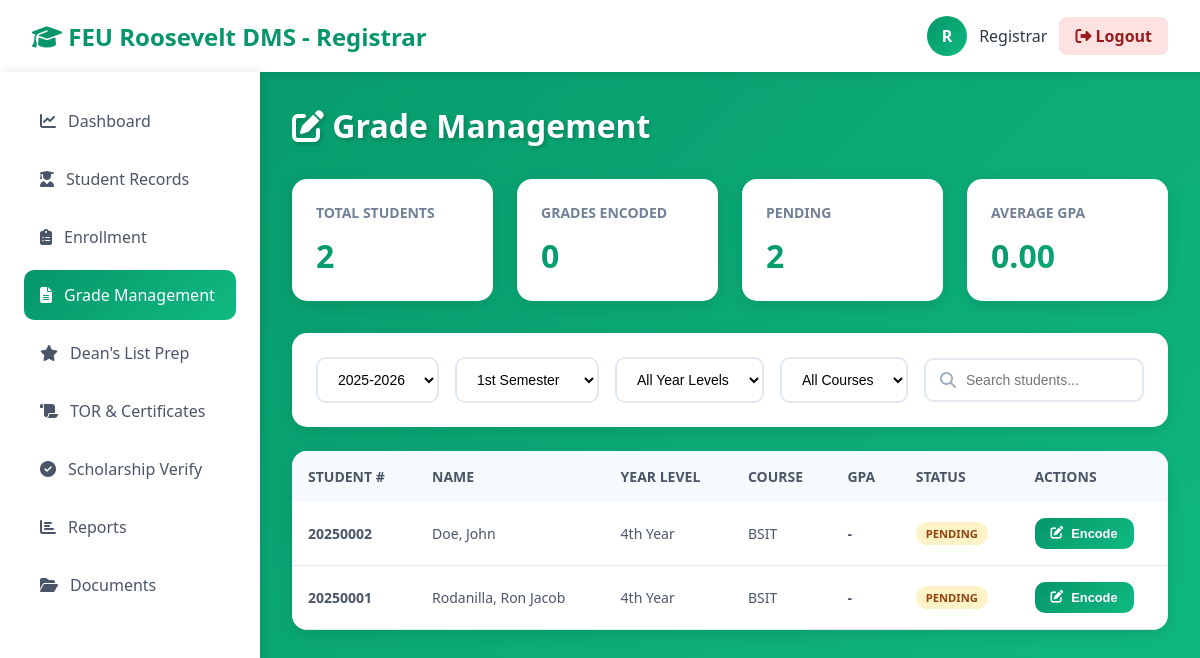
The page /registrar_grades.php (signed in) on the database its author committed.
### tables this page shows
CREATE TABLE `student_enrollment` (
  `enrollment_id` int(11) NOT NULL,
  `student_id` int(11) NOT NULL,
  `stud_id` int(11) NOT NULL,
  `academic_year` varchar(20) NOT NULL,
  `semester` enum('1st Semester','2nd Semester','Summer') NOT NULL,
  `year_level` enum('1st Year','2nd Year','3rd Year','4th Year') NOT NULL,
  `course` varchar(255) NOT NULL,
  `status` enum('Enrolled','Withdrawn','Completed') DEFAULT 'Enrolled',
  `enrollment_date` timestamp NOT NULL DEFAULT current_timestamp()
);

CREATE TABLE `profile` (
  `profile_id` int(11) NOT NULL,
  `user_id` int(11) NOT NULL,
  `stud_id` int(11) NOT NULL,
  `student_number` varchar(50) NOT NULL,
  `firstName` varchar(100) NOT NULL,
  `lastName` varchar(100) NOT NULL,
  `middleName` varchar(100) DEFAULT NULL,
  `name` varchar(255) GENERATED ALWAYS AS (concat(`firstName`,' ',ifnull(concat(`middleName`,' '),''),`lastName`)) STORED,
  `course` varchar(255) DEFAULT NULL,
  `year_level` enum('1st Year','2nd Year','3rd Year','4th Year') DEFAULT NULL,
  `contactNumber` varchar(20) DEFAULT NULL,
  `address` text DEFAULT NULL,
  `created_at` timestamp NOT NULL DEFAULT current_timestamp(),
  `updated_at` timestamp NOT NULL DEFAULT current_timestamp() ON UPDATE current_timestamp()
);

### registrar_grades.php (the view, shortened to what this page needs)
<?php
include('db.php');
$academic_year = $_GET['academic_year'] ?? '2025-2026';
$semester = $_GET['semester'] ?? '1st Semester';
$search = $_GET['search'] ?? '';
$sql = "SELECT e.*, p.firstName, p.lastName, p.student_number, p.course
        FROM student_enrollment e
        INNER JOIN profile p ON e.student_id = p.user_id
        WHERE e.status = 'Enrolled'
        AND e.academic_year = '$academic_year'
        AND e.semester = '$semester'";
$sql .= " ORDER BY p.lastName, p.firstName";
$students = $conn->query($sql);
$total_students = $conn->query("SELECT COUNT(*) as count FROM student_enrollment WHERE status='Enrolled' AND academic_year='$academic_year' AND semester='$semester'")->fetch_assoc()['count'];
$grades_encoded = 0;
$pending_grades = $total_students - $grades_encoded;
$avg_gpa = 0;
?>
<!DOCTYPE html>
<html lang="en">
<head>
  <link rel="stylesheet" href="https://cdnjs.cloudflare.com/ajax/libs/font-awesome/6.4.0/css/all.min.css">
</head>
<body>
  <div class="header">
    <h1><i class="fas fa-graduation-cap"></i> FEU Roosevelt DMS - Registrar</h1>
    <div class="user-info">
      <div class="user-avatar">R</div>
      <span>Registrar</span>
      <a href="logout.php" class="logout-btn"><i class="fas fa-sign-out-alt"></i> Logout</a>
    </div>
  </div>
  <div class="container">
    <aside class="sidebar">
      <nav>
        <a href="registrar_dashboard.php" class="nav-item">
          <i class="fas fa-chart-line"></i> Dashboard
        </a>
        <a href="registrar_students.php" class="nav-item">
          <i class="fas fa-user-graduate"></i> Student Records
        </a>
        <a href="registrar_enrollments.php" class="nav-item">
          <i class="fas fa-clipboard-list"></i> Enrollment
        </a>
        <a href="registrar_grades.php" class="nav-item active">
          <i class="fas fa-file-alt"></i> Grade Management
        </a>
        <a href="registrar_deans_list.php" class="nav-item">
          <i class="fas fa-star"></i> Dean's List Prep
        </a>
        <a href="registrar_transcripts.php" class="nav-item">
          <i class="fas fa-scroll"></i> TOR & Certificates
        </a>
        <a href="registrar_verification.php" class="nav-item">
          <i class="fas fa-check-circle"></i> Scholarship Verify
        </a>
        <a href="registrar_reports.php" class="nav-item">
          <i class="fas fa-chart-bar"></i> Reports
        </a>
        <a href="registrar_documents.php" class="nav-item">
          <i class="fas fa-folder-open"></i> Documents
        </a>
      </nav>
    </aside>
    <main class="main-content">
      <h1 class="page-title"><i class="fas fa-edit"></i> Grade Management</h1>
      <div class="stats-grid">
        <div class="stat-card">
          <h3>Total Students</h3>
          <div class="stat-value"><?= number_format($total_students) ?></div>
        </div>
        <div class="stat-card">
          <h3>Grades Encoded</h3>
          <div class="stat-value"><?= number_format($grades_encoded) ?></div>
        </div>
        <div class="stat-card">
          <h3>Pending</h3>
          <div class="stat-value"><?= number_format($pending_grades) ?></div>
        </div>
        <div class="stat-card">
          <h3>Average GPA</h3>
          <div class="stat-value"><?= number_format($avg_gpa, 2) ?></div>
        </div>
      </div>
      <div class="toolbar">
        <select id="academicYearFilter">
          <option value="2025-2026" <?= $academic_year == '2025-2026' ? 'selected' : '' ?>>2025-2026</option>
        </select>
        <select id="semesterFilter">
          <option value="1st Semester" <?= $semester == '1st Semester' ? 'selected' : '' ?>>1st Semester</option>
        </select>
        <select id="yearLevelFilter">
          <option value="">All Year Levels</option>
        </select>
        <select id="courseFilter">
          <option value="">All Courses</option>
        </select>
        <div class="search-box">
          <i class="fas fa-search"></i>
          <input type="text" id="searchInput" placeholder="Search students..." value="<?= htmlspecialchars($search) ?>">
        </div>
      </div>
      <div class="content-card">
        <table>
          <thead>
            <tr>
              <th>Student #</th>
              <th>Name</th>
              <th>Year Level</th>
              <th>Course</th>
              <th>GPA</th>
              <th>Status</th>
              <th>Actions</th>
            </tr>
          </thead>
          <tbody>
            <?php while($student = $students->fetch_assoc()): ?>
            <tr>
              <td><strong><?= htmlspecialchars($student['student_number']) ?></strong></td>
              <td><?= htmlspecialchars($student['lastName'] . ', ' . $student['firstName']) ?></td>
              <td><?= htmlspecialchars($student['year_level']) ?></td>
              <td><?= htmlspecialchars(substr($student['course'], 0, 30)) ?></td>
              <td><strong>-</strong></td>
              <td>
                <span class="badge badge-pending">Pending</span>
              </td>
              <td>
                <button class="btn btn-primary btn-sm" onclick="encodeGrades(<?= $student['enrollment_id'] ?>, '<?= htmlspecialchars($student['firstName'] . ' ' . $student['lastName']) ?>')">
                  <i class="fas fa-edit"></i> Encode
                </button>
              </td>
            </tr>
            <?php endwhile; ?>
          </tbody>
        </table>
      </div>
    </main>
  </div>
</body>
</html>

### registrar_grades.php (style rules this page uses)
* { margin: 0; padding: 0; box-sizing: border-box; }
body { font-family: 'Segoe UI', Tahoma, Geneva, Verdana, sans-serif; background: linear-gradient(135deg, #059669 0%, #10b981 100%); min-height: 100vh; color: #2d3748; }
.header { background: white; padding: 1rem 2rem; box-shadow: 0 2px 10px rgba(0,0,0,0.1); display: flex; justify-content: space-between; align-items: center; }
.header h1 { font-size: 1.5rem; color: #059669; font-weight: 700; }
.user-info { display: flex; align-items: center; gap: 0.75rem; }
.user-avatar { width: 40px; height: 40px; border-radius: 50%; background: linear-gradient(135deg, #059669 0%, #10b981 100%); display: flex; align-items: center; justify-content: center; color: white; font-weight: 600; }
.container { display: flex; min-height: calc(100vh - 72px); }
.sidebar { width: 260px; background: white; box-shadow: 2px 0 10px rgba(0,0,0,0.1); padding: 1.5rem; }
.nav-item { display: flex; align-items: center; gap: 0.75rem; padding: 0.875rem 1rem; margin-bottom: 0.5rem; border-radius: 10px; color: #4a5568; text-decoration: none; transition: all 0.3s ease; font-weight: 500; }
.nav-item.active { background: linear-gradient(135deg, #059669 0%, #10b981 100%); color: white; }
.main-content { flex: 1; padding: 2rem; overflow-y: auto; }
.page-title { color: white; font-size: 2rem; font-weight: 700; margin-bottom: 2rem; text-shadow: 2px 2px 4px rgba(0,0,0,0.2); }
.stats-grid { display: grid; grid-template-columns: repeat(auto-fit, minmax(200px, 1fr)); gap: 1.5rem; margin-bottom: 2rem; }
.stat-card { background: white; padding: 1.5rem; border-radius: 15px; box-shadow: 0 4px 15px rgba(0,0,0,0.1); }
.stat-card h3 { font-size: 0.875rem; color: #718096; text-transform: uppercase; margin-bottom: 0.75rem; }
.stat-value { font-size: 2rem; font-weight: 800; background: linear-gradient(135deg, #059669 0%, #10b981 100%); -webkit-background-clip: text; -webkit-text-fill-color: transparent; }
.toolbar { background: white; padding: 1.5rem; border-radius: 15px; box-shadow: 0 4px 15px rgba(0,0,0,0.1); margin-bottom: 1.5rem; display: flex; gap: 1rem; flex-wrap: wrap; align-items: center; }
.search-box { flex: 1; min-width: 200px; position: relative; }
.search-box input { width: 100%; padding: 0.75rem 1rem 0.75rem 2.5rem; border: 2px solid #e2e8f0; border-radius: 10px; font-size: 0.875rem; }
.search-box i { position: absolute; left: 1rem; top: 50%; transform: translateY(-50%); color: #a0aec0; }
select { padding: 0.75rem 1rem; border: 2px solid #e2e8f0; border-radius: 10px; font-size: 0.875rem; background: white; }
.btn { padding: 0.75rem 1.5rem; border-radius: 10px; border: none; font-weight: 600; cursor: pointer; transition: all 0.3s ease; text-decoration: none; display: inline-flex; align-items: center; gap: 0.5rem; font-size: 0.875rem; }
.btn-primary { background: linear-gradient(135deg, #059669 0%, #10b981 100%); color: white; }
.btn-sm { padding: 0.5rem 1rem; font-size: 0.8rem; }
.content-card { background: white; border-radius: 15px; box-shadow: 0 4px 15px rgba(0,0,0,0.1); overflow: hidden; }
table { width: 100%; border-collapse: collapse; }
th { background: #f7fafc; padding: 1rem; text-align: left; font-weight: 600; color: #4a5568; font-size: 0.875rem; text-transform: uppercase; }
td { padding: 1rem; border-bottom: 1px solid #e2e8f0; color: #4a5568; font-size: 0.875rem; }
.badge { display: inline-block; padding: 0.25rem 0.625rem; border-radius: 20px; font-size: 0.7rem; font-weight: 600; text-transform: uppercase; }
.badge-pending { background: #fef3c7; color: #92400e; }
.logout-btn { background: #fee2e2; color: #991b1b; padding: 0.5rem 1rem; border-radius: 8px; text-decoration: none; font-weight: 600; }

### rows shown on the page
student_enrollment: profile.student_number "20250002", profile.lastName+firstName "Doe, John", year_level "4th Year", profile.course "BSIT"
student_enrollment: profile.student_number "20250001", profile.lastName+firstName "Rodanilla, Ron Jacob", year_level "4th Year", profile.course "BSIT"

### other values the page prints
$total_students "2"
$grades_encoded "0"
$pending_grades "2"
$avg_gpa "0.00"
